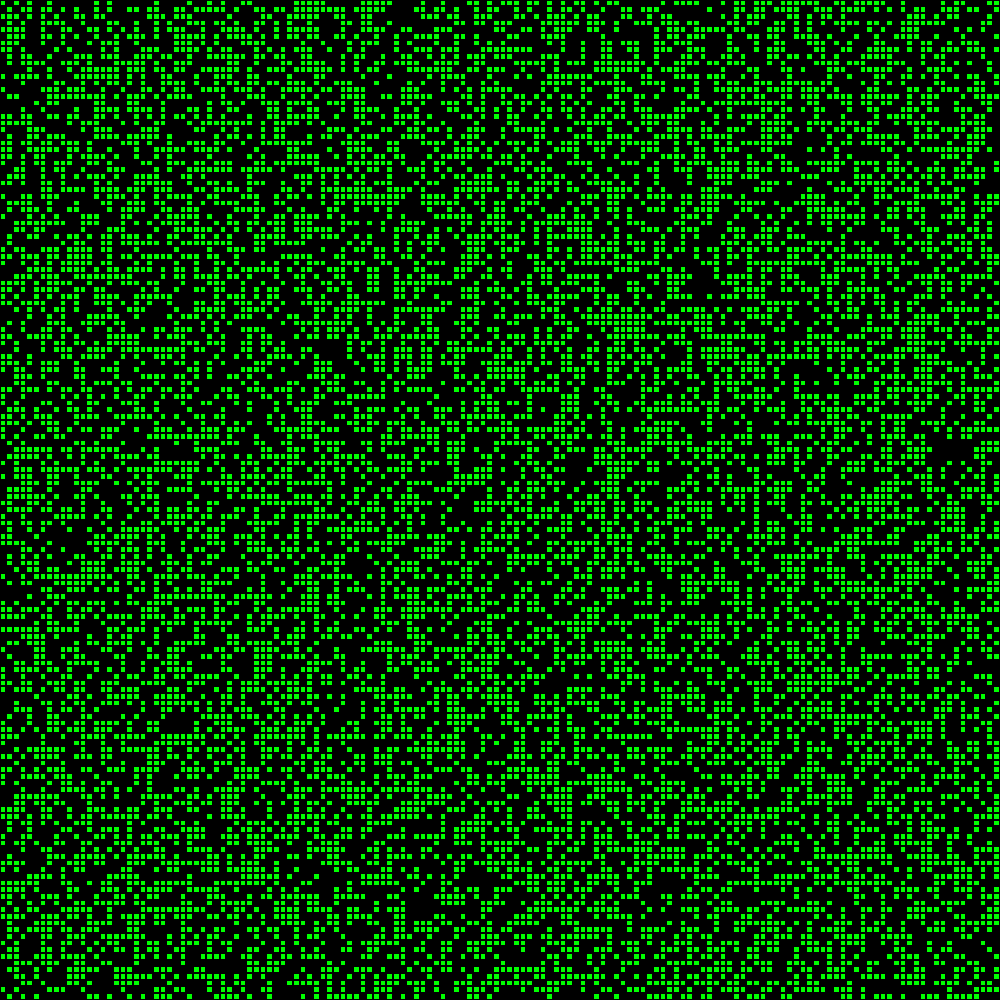
Frame 1 (no input)
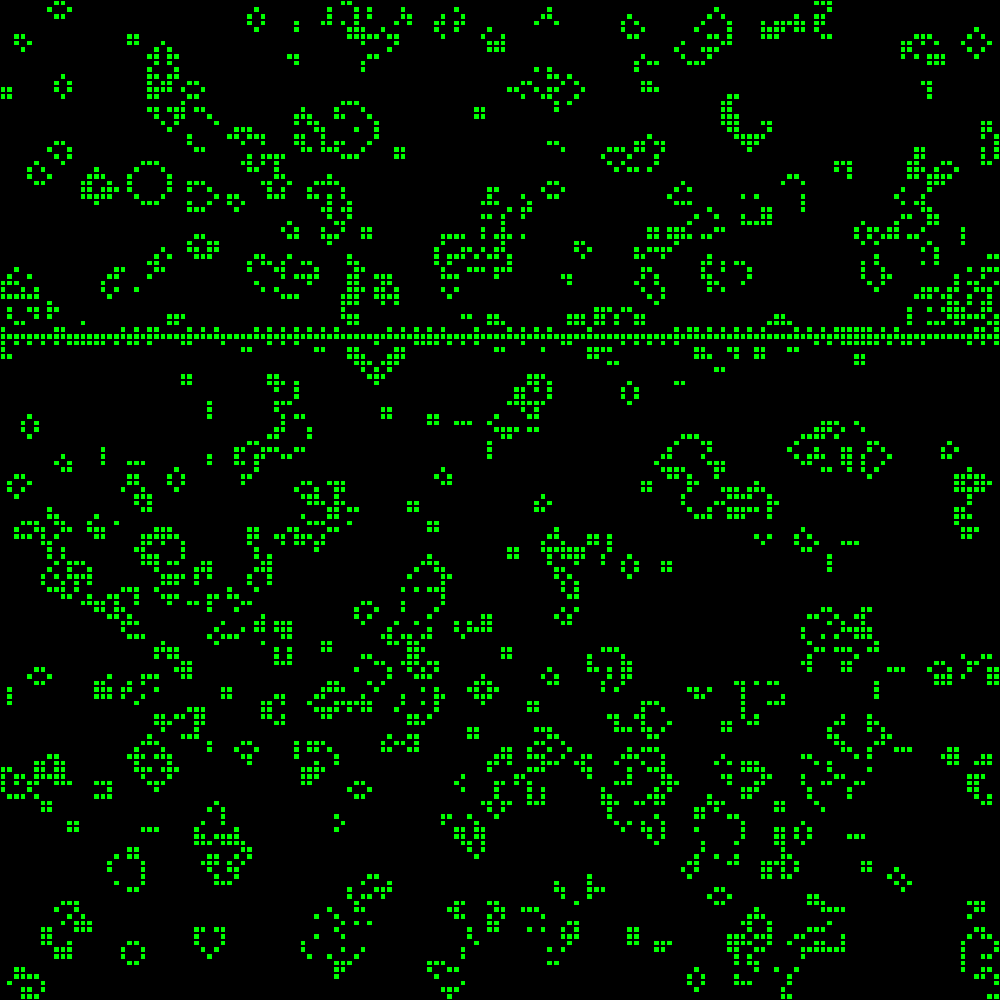
Frame 60 (the mouse pressed at the canvas centre just before this capture)
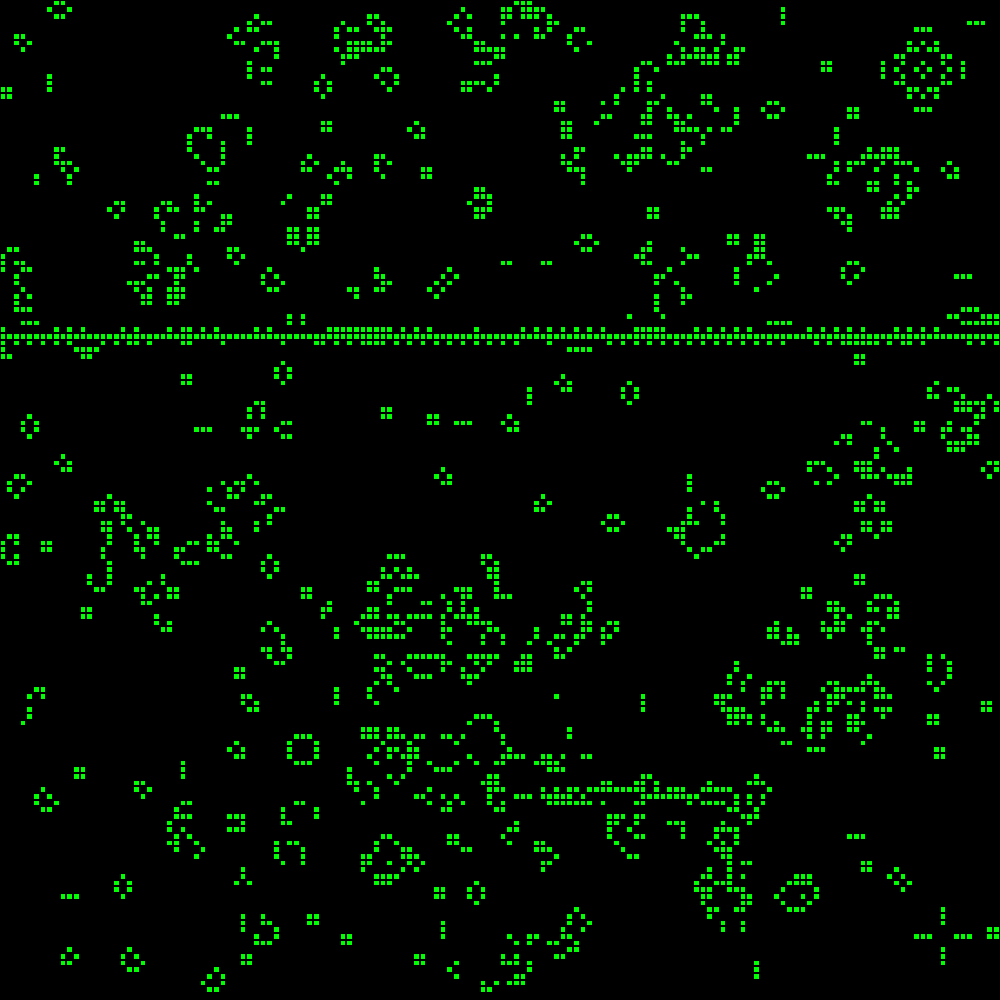
Frame 120 (the mouse held since frame 60 and released just before this capture)

The Processing sketch that drew these frames (run headless with seeded random() and noise(); from frame 60 on, the mouse is pressed at the canvas centre):

// Processing sketch: gameOfLife
// ── gameOfLife.pde
void setup()
{
  size(1000, 1000);
  
  board = new Board(150);
}

Board board;
void draw()
{
  background(0);
  board.render();
  board.update();
  board.line();
}
// ── Board.pde
class Board
{
  boolean[][] current;
  boolean[][] next;
  
  int size;
  float cellSize;
  
  //Initialise size of columns as well as initial life of blocks
  Board(int size)
  {
    this.size = size;
    current = new boolean[size][size];
    next = new boolean[size][size];
    cellSize = width / (float) size;
    randomise();
  }//end Board
  
  //Sets life of values
  void render()
  {
    for(int row = 0 ; row < size ; row ++)
    {
      for (int col = 0 ; col < size ; col ++)
      {
        //If true for row and column
        if (current[row][col])
        {
          fill(0, 255, 0);
        }
        else
        {
          fill(0);
        }
        float x = map(col, 0, size, 0, width);
        float y = map(row, 0, size, 0, height);
        rect(x, y, cellSize - 1, cellSize - 1);
      }
    }
  }//end render
  
  //Sets random life values to the cells represented by rows and collumns
  void randomise()
  {
    for(int row = 0 ; row < size ; row ++)
    {
      for (int col = 0 ; col < size ; col ++)
      {
        int dice = (int) random(0, 2);
        /*if (dice == 1)
        {
          current[row][col] = true;
        }
        */
        current[row][col] = (dice == 1);
      }
    }
  }//end randomise
  
  // Methods for you guys to implement! 
  // Return true if the cell at row and col is true
  // Do bounds checking in this method to make sure row and col
  // Have valid ranges
  boolean isOn(int row, int col)
  {
    if (row < 0 || row >= size || col < 0 || col >= size)
    {
      return false;
    }
    else
    {
      return current[row][col];
    }//end else
  }//end isOn
  
  int countLiveCellsAround(int row, int col)
  {
    int counter = 0;
    
    //Checking 8 squares surrounding the square. 
    for(int r = (row - 1) ; r <= row + 1 ; r ++)
    {
      for (int c = (col - 1) ; c <= col + 1 ; c ++)
      {
        //Make sure that the middle square is not counted
          if(isOn(r, c) && !(r == row && c == col))
          {
            counter++;
          }//end nested if
      }//end inner for
    }//end outer for
    return counter;
  }//end countLiveCellsAround
  
  // This method should apply the rules to each cell
  // Dont forget to use the current board to do the calculations
  // but update the next board
  // Then swap them
  // Also dont forget to call this method from draw() in the main sketch
  void update()
  {
    int counter = 0;
    
    /*The actual rules for life as we know it*/
    for(int row = 0 ; row < size ; row ++)
    {
      for (int col = 0 ; col < size ; col ++)
      {
        counter = countLiveCellsAround(row, col);
        
        if(current[row][col])
        {
          //1. A live cell with 2 or 3 live neighbours will continue to live
          if(counter == 2 || counter == 3)
          {
            next[row][col] = true;
          }//end if
          
          //2. Any live cell with fewer than 2 neighbours dies as if by underpopulation
          else if(counter < 2)
          {
            next[row][col] = false;
          }//end else if
          
          //3. Any live cell with more than three live neighbours dies, as if by overpopulation.
          else if(counter > 3)
          {
            next[row][col] = false;
          }  
        }//end if
        
        else
        {
           //4.Any dead cell with exactly three live neighbours becomes a live cell, as if by reproduction.
          if(counter == 3)
          {
           next[row][col] = true; 
          }//end if
          else
          {
            next[row][col] = false;
          }//end else
        }//end else
          
      }//end inner for  
    }//end outer for
    
    boolean[][] temp;
    temp = current;
    current = next;
    next = temp;
  }//end void update
  
  void line()
  {
    for(int i = 0; i < size; i++)
    {
        current[50][i] = true;
        
        current[50][i] = true;
        
        current[50][i] = true;
    }//end for
  }//end line
}//end class Board
